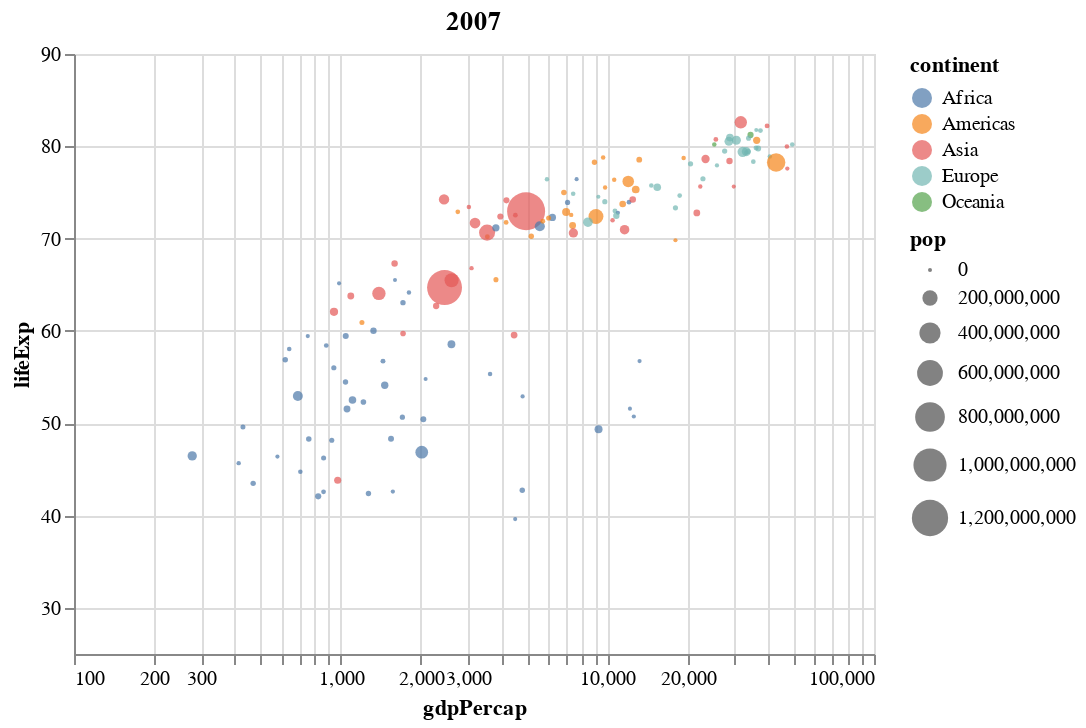

The cell this chart's notebook holds for it:
### Code cell
alt.Chart(df_2007).mark_circle().encode(
    alt.X('gdpPercap:Q', scale=alt.Scale(type='log', domain=(100, 100000))),
    alt.Y('lifeExp:Q', scale=alt.Scale(domain=(25, 90))),
    size=alt.Size('pop:Q'),
    color='continent:N',
    tooltip=['country', 'lifeExp', 'pop', 'gdpPercap']
).properties(title='2007').interactive()

### Figure 1 — Vega-Lite specification as saved in the notebook (floating-point values rounded to 4 significant figures; data arrays with more than 128 entries replaced by an {"elided": "..."} marker saying what was removed)
{"config": {"view": {"continuousWidth": 400, "continuousHeight": 300}}, "data": {"name": "data-37801a66f923d36fc2d2939006383fd4"}, "mark": "circle", "encoding": {"color": {"type": "nominal", "field": "continent"}, "size": {"type": "quantitative", "field": "pop"}, "tooltip": [{"type": "nominal", "field": "country"}, {"type": "quantitative", "field": "lifeExp"}, {"type": "quantitative", "field": "pop"}, {"type": "quantitative", "field": "gdpPercap"}], "x": {"type": "quantitative", "field": "gdpPercap", "scale": {"domain": [100, 100000], "type": "log"}}, "y": {"type": "quantitative", "field": "lifeExp", "scale": {"domain": [25, 90]}}}, "selection": {"selector001": {"type": "interval", "bind": "scales", "encodings": ["x", "y"]}}, "title": "2007", "$schema": "https://vega.github.io/schema/vega-lite/v4.8.1.json", "datasets": {"data-37801a66f923d36fc2d2939006383fd4": {"elided": "142 records"}}}
